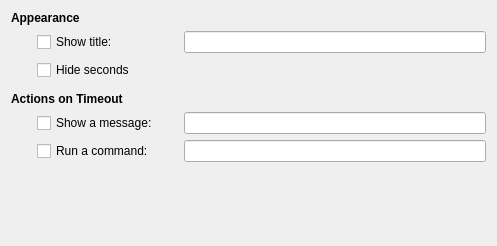
<?xml version="1.0" encoding="UTF-8"?>
<ui version="4.0">
 <class>timerConfig</class>
 <widget class="QWidget" name="timerConfig">
  <property name="geometry">
   <rect>
    <x>0</x>
    <y>0</y>
    <width>497</width>
    <height>246</height>
   </rect>
  </property>
  <layout class="QGridLayout" name="gridLayout">
   <item row="0" column="0" colspan="2">
    <widget class="QLabel" name="label_2">
     <property name="font">
      <font>
       <weight>75</weight>
       <bold>true</bold>
      </font>
     </property>
     <property name="text">
      <string>Appearance</string>
     </property>
    </widget>
   </item>
   <item row="1" column="0" rowspan="2">
    <spacer name="horizontalSpacer">
     <property name="orientation">
      <enum>Qt::Horizontal</enum>
     </property>
     <property name="sizeType">
      <enum>QSizePolicy::Fixed</enum>
     </property>
     <property name="sizeHint" stdset="0">
      <size>
       <width>20</width>
       <height>50</height>
      </size>
     </property>
    </spacer>
   </item>
   <item row="1" column="1">
    <widget class="QCheckBox" name="kcfg_showTitle">
     <property name="text">
      <string>Show title:</string>
     </property>
    </widget>
   </item>
   <item row="1" column="3">
    <widget class="KLineEdit" name="kcfg_title"/>
   </item>
   <item row="2" column="1">
    <widget class="QCheckBox" name="kcfg_hideSeconds">
     <property name="text">
      <string>Hide seconds</string>
     </property>
    </widget>
   </item>
   <item row="4" column="0" colspan="2">
    <widget class="QLabel" name="label">
     <property name="font">
      <font>
       <weight>75</weight>
       <bold>true</bold>
      </font>
     </property>
     <property name="text">
      <string>Actions on Timeout</string>
     </property>
    </widget>
   </item>
   <item row="6" column="3">
    <widget class="KLineEdit" name="kcfg_message"/>
   </item>
   <item row="7" column="3">
    <widget class="KLineEdit" name="kcfg_command"/>
   </item>
   <item row="8" column="2">
    <spacer name="verticalSpacer">
     <property name="orientation">
      <enum>Qt::Vertical</enum>
     </property>
     <property name="sizeHint" stdset="0">
      <size>
       <width>20</width>
       <height>40</height>
      </size>
     </property>
    </spacer>
   </item>
   <item row="6" column="1">
    <widget class="QCheckBox" name="kcfg_showMessage">
     <property name="text">
      <string>Show a message:</string>
     </property>
    </widget>
   </item>
   <item row="7" column="1">
    <widget class="QCheckBox" name="kcfg_runCommand">
     <property name="text">
      <string>Run a command:</string>
     </property>
    </widget>
   </item>
   <item row="3" column="0">
    <spacer name="verticalSpacer_2">
     <property name="orientation">
      <enum>Qt::Vertical</enum>
     </property>
     <property name="sizeType">
      <enum>QSizePolicy::Fixed</enum>
     </property>
     <property name="sizeHint" stdset="0">
      <size>
       <width>20</width>
       <height>5</height>
      </size>
     </property>
    </spacer>
   </item>
  </layout>
 </widget>
 <customwidgets>
  <customwidget>
   <class>KLineEdit</class>
   <extends>QLineEdit</extends>
   <header>klineedit.h</header>
  </customwidget>
 </customwidgets>
 <resources/>
 <connections>
  <connection>
   <sender>kcfg_showMessage</sender>
   <signal>toggled(bool)</signal>
   <receiver>kcfg_message</receiver>
   <slot>setEnabled(bool)</slot>
   <hints>
    <hint type="sourcelabel">
     <x>154</x>
     <y>82</y>
    </hint>
    <hint type="destinationlabel">
     <x>393</x>
     <y>85</y>
    </hint>
   </hints>
  </connection>
  <connection>
   <sender>kcfg_runCommand</sender>
   <signal>toggled(bool)</signal>
   <receiver>kcfg_command</receiver>
   <slot>setEnabled(bool)</slot>
   <hints>
    <hint type="sourcelabel">
     <x>154</x>
     <y>114</y>
    </hint>
    <hint type="destinationlabel">
     <x>393</x>
     <y>117</y>
    </hint>
   </hints>
  </connection>
  <connection>
   <sender>kcfg_showTitle</sender>
   <signal>toggled(bool)</signal>
   <receiver>kcfg_title</receiver>
   <slot>setEnabled(bool)</slot>
   <hints>
    <hint type="sourcelabel">
     <x>52</x>
     <y>14</y>
    </hint>
    <hint type="destinationlabel">
     <x>177</x>
     <y>17</y>
    </hint>
   </hints>
  </connection>
 </connections>
</ui>
